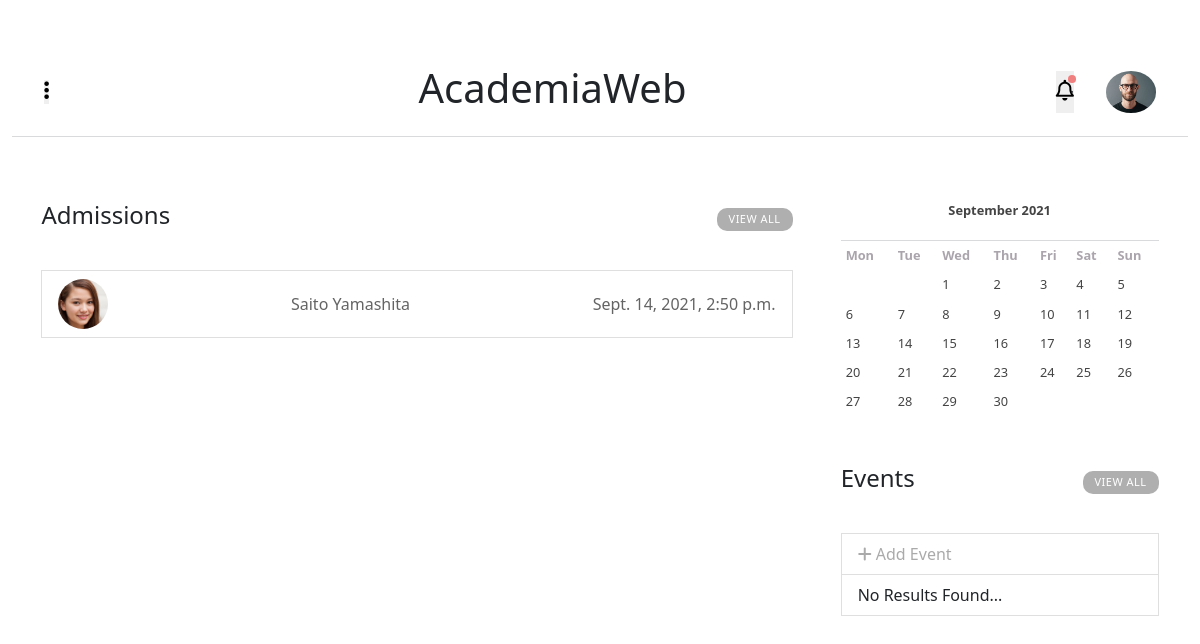
The page /academiaweb/home/ (signed in) on the database its author committed.
### main_app/models.py (models this page shows, shortened)
class Admins(models.Model):
    id              = models.AutoField(primary_key=True)
    user            = models.ForeignKey(UserAccount,on_delete=models.CASCADE)
    document        = models.CharField(max_length=8,unique=True)
    first_name      = models.CharField(max_length=200)
    last_name       = models.CharField(max_length=200)
    date_of_birth   = models.DateField(default=datetime.date.today)
    gender_choice   = (('male','male'),('feminine','feminine'),('undefined','undefined'))
    gender          = models.CharField(max_length=10, default='male', choices=gender_choice)
    nationality     = CountryField()
    description     = models.TextField(max_length=500,blank=True)
    profile_picture = models.ImageField(blank=True,null=True, upload_to='admins/profile_pictures')
    class Meta():
        verbose_name        = 'Admin'
        verbose_name_plural = 'Admins'
    @property
    def full_name(self):
        return '{} {}'.format(self.first_name,self.last_name)

class Applications(models.Model):
    id              = models.AutoField(primary_key=True)
    email           = models.EmailField()
    document        = models.CharField(max_length=8)
    nationality     = CountryField()
    first_name      = models.CharField(max_length=200)
    last_name       = models.CharField(max_length=200,)
    date_of_birth   = models.DateField()
    gender_choice   = (('male','male'),('feminine','feminine'),('undefined','undefined'))
    gender          = models.CharField(max_length=10, default='male', choices=gender_choice)
    year            = models.ForeignKey(SchoolYears,on_delete=models.DO_NOTHING)
    sent_date       = models.DateTimeField(auto_now_add=True,)
    profile_picture = models.ImageField(upload_to='applications/profile_pictures',blank=True,null=True)
    HS_diploma      = models.FileField(upload_to='applications/high_school_diploma',blank=True,null=True,)
    @property
    def full_name(self):
        return '{} {}'.format(self.first_name,self.last_name)

### main_app/views.py (the view)
# urls.py: path('home/',views.HomeView,name='home'),
def HomeView(request):
    data = user_profile(request)
    user = data['user']
    notifications = Notifications.objects.all()
    year     = timezone.now().year
    month    = timezone.now().month
    calendar = HTMLCalendar().formatmonth(theyear=year,themonth=month)
    events   = Events.objects.filter(event_date__month=month).all()
    if request.user.is_admin:
        info = Applications.objects.order_by('-sent_date').all()
    context = {'notifications':notifications,
        'user':user,'calendar':calendar,'info':info,
        'events':events,
    }
    return render(request,'home.html',context)

### main_app/utils.py (called while the page is built, shortened)
def user_profile(request):
    if request.user.is_admin or request.user.is_superuser:
        user          = Admins.objects.get(user=request.user)
        admins        = Admins.objects.all()
        teachers      = Teachers.objects.all()
        students      = Students.objects.all()
        courses       = Courses.objects.all()
        events        = Events.objects.filter().all()
    return {'user':user,'courses':courses,'admins':admins,'teachers':teachers,'students':students,'events':events}

### main_app/templates/home.html (shortened to what this page needs)
{% extends 'base_home.html' %}
{% load static %}
{% block content %}
<link rel="stylesheet" href="{% static 'css/home.css' %}">
<div class="content">
    <ul class="list-group">
        {% if request.user.is_admin or request.user.superuser %}
        <div class="admin">
            <div class="content-title">
                <h4>Admissions</h4>
                <a href="{% url 'admissions' %}">View All</a>
            </div>
            {% if info %}{% for f in info %}
            <li class="list-group-item">
                <a href="">
                    <img  class="profile_picture" src="{{f.profile_picture.url}}">
                    <p id="full_name">{{f.full_name}}</p>
                    <p id="email">{{f.sent_date}}</p>
                </a>
            </li>
            {% endfor %}{% else %}
            <li class="list-group-item">
                No Results Found...
            </li>
        {% endif %}
        </div>
        {% endif %}
    </ul>
    <div class="events">
        <div class="calendar">
            {{calendar|safe}}
        </div>
        <div class="content-title">
            <h4>Events</h4>
            <a href="">View All</a>
        </div>
        <li class="list-group-item" id="add">
            <a href=""><i class="fas fa-plus"></i> Add Event</a>
        </li>
        {% if events %}{% for event in events %}
        <li class="list-group-item">
            <a href="">
                <p id="full_name">{{event.title}}</p>
                <p id="email">{{event.event_date}}</p>
            </a>
        </li>
        {% endfor %}{% else %}
        <li class="list-group-item">
            No Results Found...
        </li>{% endif %}
    </div>
</div>
{% endblock %}

### main_app/templates/base_home.html (shortened to what this page needs)
<!DOCTYPE html>
<html lang="en">
<head>
    {% load static %}
    <link href="https://cdn.jsdelivr.net/npm/bootstrap@5.0.1/dist/css/bootstrap.min.css" rel="stylesheet">
    <link rel="stylesheet" href="{% static 'css/base_home.css' %}">
</head>
  <body>
    <div class="main">
            <div class="title-pag">
                <div class="title_and_bar">
                    <button id="icon_menu" onclick="toggleMenu()"><i class="fas fa-ellipsis-v"></i></button>
                    <a href="{% url 'home' %}">
                        <h1>AcademiaWeb</h1>
                    </a>
                </div>
                <div class="user_and_noti">
                    <button id="icon-noti" onclick="toggleNoti()"><i class="far fa-bell"></i></button>
                    <span id="alert">.</span>
                    <a href="{% url 'user_profile'  user.full_name  %}">
                    <img src="{{user.profile_picture.url}}" >
                    </a>
                </div>
            </div>
            <div class="content-extends col">
            {% block content %}
            {% endblock %}
            </div>
    </div>
</body>
</html>

### main_app/static/css/base_home.css (style rules this page uses)
.main { width: 100%; padding-right: var(--bs-gutter-x,.75rem); padding-left: var(--bs-gutter-x,.75rem); margin-right: auto; margin-left: auto; }
button { border: none; padding: 0; margin: 0; }
.title-pag { display: flex; width: 100%; justify-content: space-between; align-items: center; padding: 4rem 2rem 1rem; border-bottom: 1px solid #d9dadc; }
.title-pag .title_and_bar { display: contents; align-items: center; }
.title_and_bar i, .user_and_noti i { font-size: 1.3rem; cursor: pointer; }
.title_and_bar a { text-decoration: none; color: #212529; }
.title-pag .user_and_noti img { display: none; width: 50px; border-radius: 50%; }
.user_and_noti span { padding: 0 2px; background: lightcoral; position: absolute; max-height: 8px; right: 40px; top: 72px; border-radius: 50%; }
@media (min-width:575px) { .title-pag .user_and_noti { display: flex; } }
@media (min-width:575px) { .title-pag .user_and_noti img { display: block; margin: 0 0 0 2rem; } }
@media (min-width:575px) { .user_and_noti span { right: 124px; top: 75px; } }

### main_app/static/css/home.css (style rules this page uses)
.content { padding: 0 2rem; }
.content-title { display: flex; justify-content: space-between; align-items: center; padding: 2rem 0 ; margin: auto; }
.content-title a { text-decoration: none; }
.content-title a { background: rgb(175, 175, 175); color: white; transition: all 0.2s; border-radius: 10px; margin: 0; padding: 3px 12px; font-weight: 400; font-size: 11px; text-transform: uppercase; letter-spacing: 0.5px; }
.list-group { padding: 2rem 0 0 0; }
.list-group-item a { text-decoration: none; display: flex; align-items: center; justify-content: space-between; }
.list-group-item a p { margin: 0; color: rgb(100, 100, 100); }
.list-group-item a img.profile_picture { width: 50px; border-radius: 50%; }
.list-group-item#add a { display: block; color: #aaa; }
.events { padding: 4rem 0; width: 90%; margin: auto; }
table { font-size: .8rem; --bs-table-bg: transparent; --bs-table-accent-bg: transparent; --bs-table-striped-color: #212529; --bs-table-striped-bg: rgba(0, 0, 0, 0.05); --bs-table-active-color: #212529; --bs-table-active-bg: rgba(0, 0, 0, 0.1); --bs-table-hover-color: #212529; --bs-table-hover-bg: rgba(0, 0, 0, 0.075); width: 100%; margin-bottom: 1rem; color: #212529; vertical-align: top; border-color: #dee2e6; }
tbody tr th.month { text-align: center; padding: 0 0 20px 0; border-bottom: 1px solid #d9dadc; }
tbody tr th.mon, th.tue, th.wed, th.thu, th.fri, th.sat, th.sun { color: #AAA4AC; }
tbody tr th, tbody tr td { padding: 5px; color: #444444; }
@media (min-width:800px) { .content { display: flex; justify-content: space-between; width: 95%; margin: auto; padding: 0; } }
@media (min-width:800px) { .list-group { width: 70%; } }
@media (min-width:800px) { .events { margin: 0 0 0 3rem; width: 331px; } }

### rows shown on the page
Admins: profile_picture (picture)
Applications: profile_picture (picture), full_name "Saito Yamashita", sent_date "Sept. 14, 2021, 2:50 p.m."

### other values the page prints
{{ calendar|safe }} "September 2021 Mon Tue Wed Thu Fri Sat Sun 1 2 3 4 5 6 7 8 9 10 11 12 13 14 15 16 17 18 19 20 21 22 23 24 25 26 27 28 29 30"
